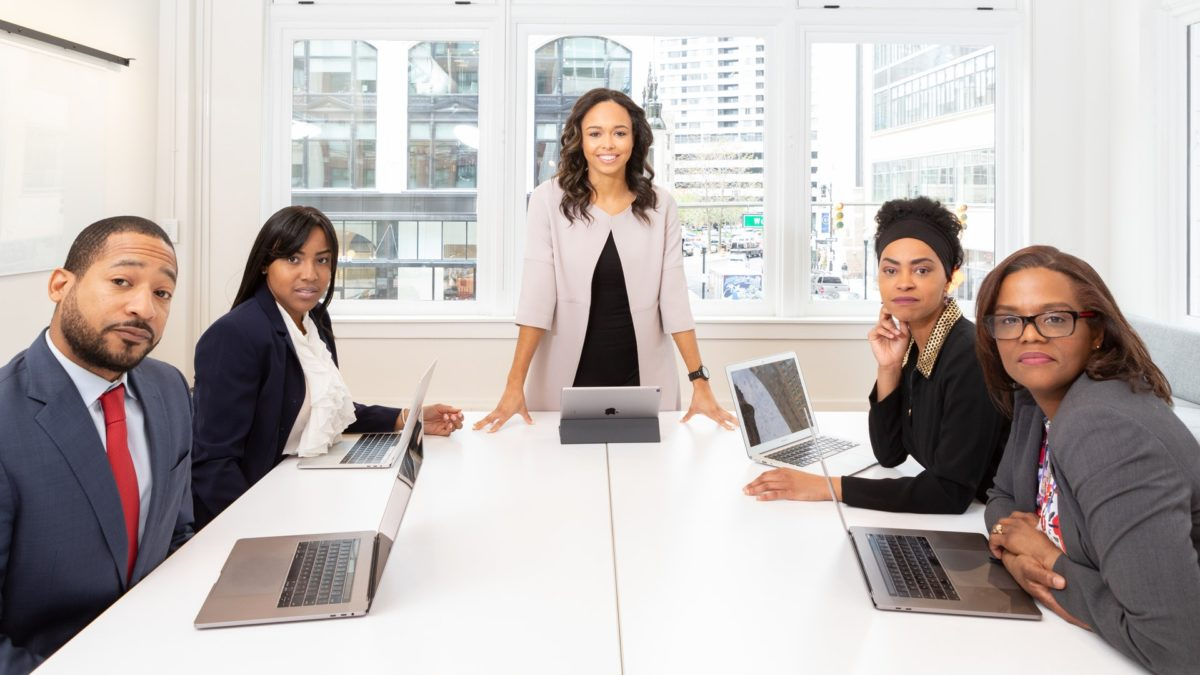
#> input picture Week3/Task2/images/TestImg.jpg, 1200 x 675 px, found by its file name
$ python FaceDetection.py
#> lines starting #> are read from the running program, lines starting #| are printed output that depends on the picture; after the words box and inside, x2 and y2 are one past the last pixel; in counts of white or black regions, pixels touching at a corner belong together
# In this task Cascade Classifier will be used to detect faces in a photo
import cv2

# The classifier path
faceCascade = cv2.CascadeClassifier("FrontalFace.xml")

# The image path
image = cv2.imread("TestImg.jpg")
#> image is the input picture: shape (675, 1200, 3); mean B, G, R 180.8, 183, 190.2

# To convert the image into grayscale
gray = cv2.cvtColor(image, cv2.COLOR_BGR2GRAY)
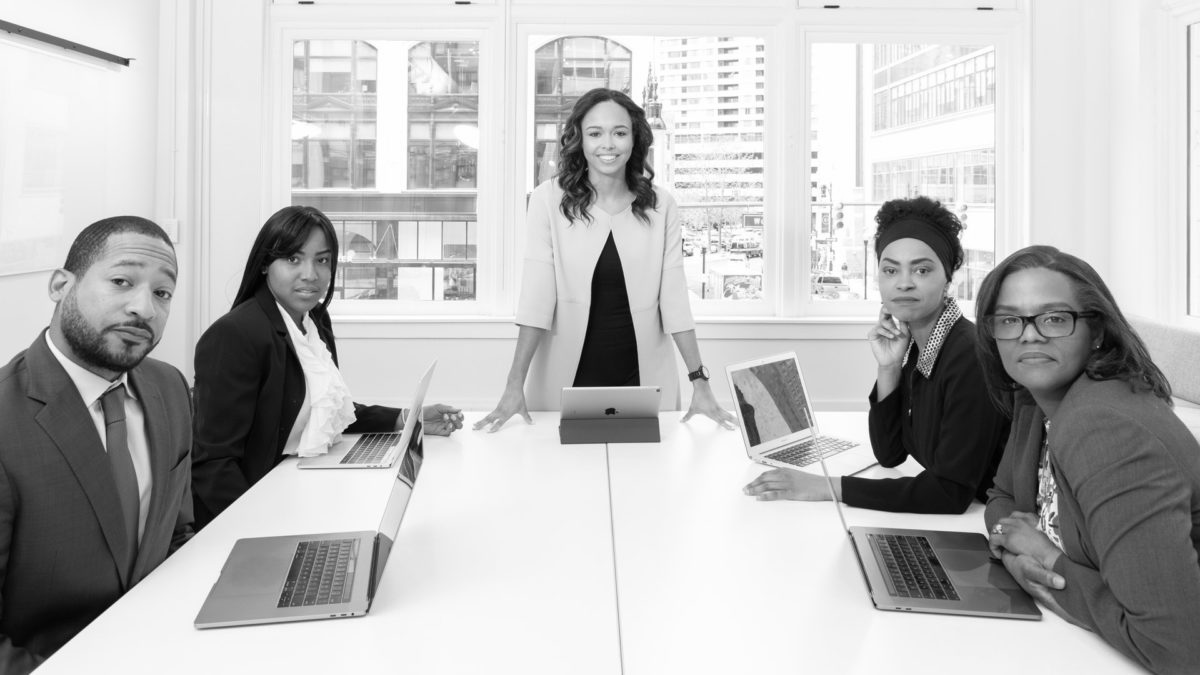
#> gray: shape (675, 1200); min 0, max 255, mean 184.9

# Look for faces in the image using the loaded cascade file
faces = faceCascade.detectMultiScale(gray, 1.02, 20)
#> faces = [[575, 108, 65, 65], [865, 236, 86, 86], [265, 229, 80, 80], [981, 275, 111, 111], [77, 237, 125, 125]]

for (x,y,w,h) in faces:
    # Create rectangular frame around faces in the image
    cv2.rectangle(image,(x,y),(x+w,y+h),(255, 153, 51),2)
#> this loop made 5 passes
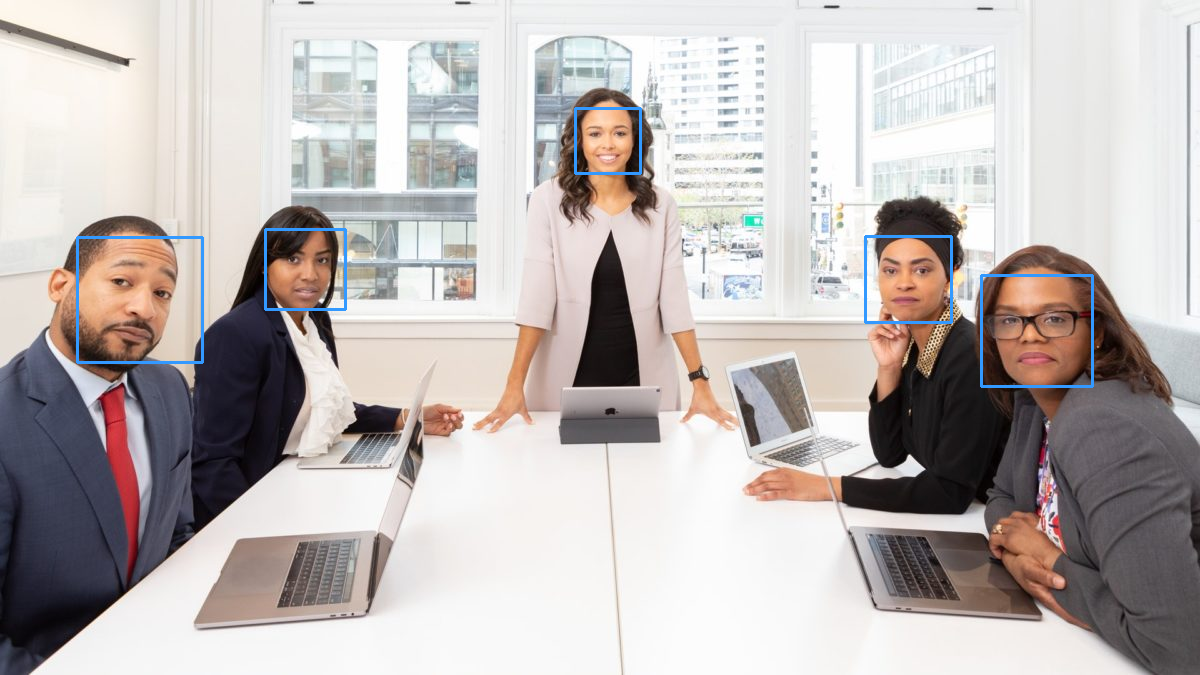
#> image: shape (675, 1200, 3); 0.69% of pixels changed, all inside (x1, y1, x2, y2) = (76, 107, 1094, 388)
# Will show the output in a file called 'output.jpg'
cv2.imwrite('output.jpg', image)

# Uncomment this line if you want to show the output image immediately
# without being in a file but if did so you should comment the previous line
# cv2.imshow('output.jpg', image)
# cv2.waitKey()
